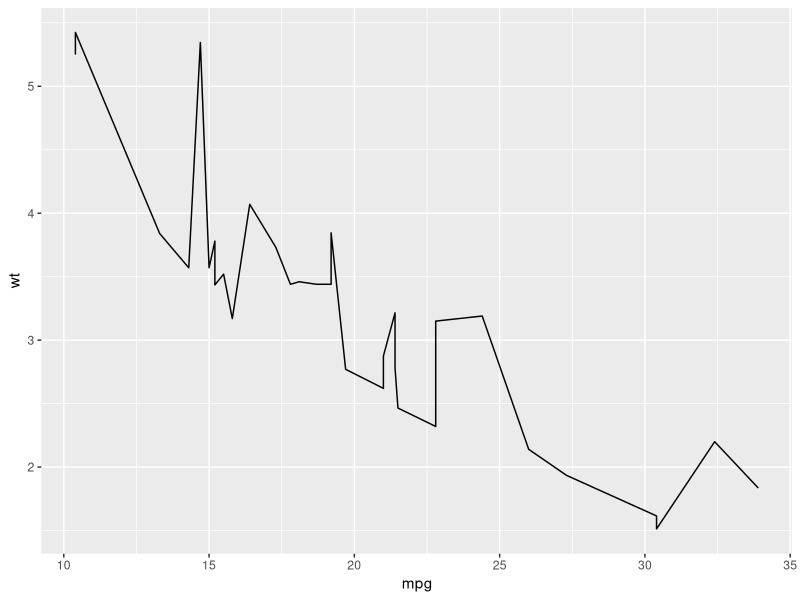

Write R code to recreate this figure.


#%%%%%%%%%%%%%%%%%%%%%%%%%%%%%%%%%%%%%%%%%%%%%%%%%%%%%%%%%%%%%%%%%%%%%%%%%%%%
#%%%%%%%%%%%%%%%%%%%%%%%%%%%%%%%%%%%%%%%%%%%%%%%%%%%%%%%%%%%%%%%%%%%%%%%%%%%%
# Einführung in die Open-Source-Software R----------------------------------
#%%%%%%%%%%%%%%%%%%%%%%%%%%%%%%%%%%%%%%%%%%%%%%%%%%%%%%%%%%%%%%%%%%%%%%%%%%%%
#%%%%%%%%%%%%%%%%%%%%%%%%%%%%%%%%%%%%%%%%%%%%%%%%%%%%%%%%%%%%%%%%%%%%%%%%%%%%


#%%%%%%%%%%%%%%%%%%%%%%%%%%%%%%%%%%%%%%%%%%%%%%%%%%%%%%%%%%%%%%%%%%%%%%%%%%%%
# Inhalt und (Lern-)Ziele  ------------------------------------------------
#%%%%%%%%%%%%%%%%%%%%%%%%%%%%%%%%%%%%%%%%%%%%%%%%%%%%%%%%%%%%%%%%%%%%%%%%%%%%
# In der Fortbildung lernen Sie die Programmiersprache R und die Entwicklungsumgebung RStudio kennen. Die Fortbildung richtet sich vor allem an Anfänger:innen, es sind keine Vorkenntnisse in R notwendig - Basiskenntnisse der Statistik sind jedoch von Vorteil. Wir empfehlen das Epidemiologist R Handbook, welches als Open Access Publikation online verfügbar ist, anzuschauen.
# In der Fortbildung erhalten Sie neben einer kurzen Einführung in die Grundlagen der Programmierung mit Base R, eine theoretische und praktische Einführung in die moderne Datenanalyse mit Tidyverse: Sie lernen Daten einzulesen, mit tidyr umzustrukturieren und mit dplyr zu verarbeiten und zu aggregieren. Außerdem lernen Sie in Ansätzen ggplot2 Grafiken und die Anwendung von R Markdown kennen. Begleitend erhalten Sie einen Einblick in einfache statistische Auswertungen mit R.
#
# Neben den theoretischen Einblicken, werden wir von Beginn an praktisch arbeiten und Sie erlernen, wie aus einem R-Skript ein Kurzbericht entstehen kann. Am zweiten Tag können Sie das Erlernte mit Ihren eigenen Daten nachvollziehen. Bringen Sie deshalb bitte einen eigenen Datensatz und eine einfache eigene Fragestellung zur Bearbeitung und Auswertung ihrer Daten mit.
#
# Vorausgesetzt wird: Ein Laptop auf dem R installiert ist (möglichst >= R version 4.1.3) und RStudio (möglichst >= 2022.07.1).


# Ein paar R-Weisheiten
# Man kann eigentlich nie über "R-Anfänger" hinauskommen
# R heißt zu 90% googlen

#%%%%%%%%%%%%%%%%%%%%%%%%%%%%%%%%%%%%%%%%%%%%%%%%%%%%%%%%%%%%%%%%%%%%%%%%%%%%
# Aufbau des Kurses und Repos------------------------------------------------
#%%%%%%%%%%%%%%%%%%%%%%%%%%%%%%%%%%%%%%%%%%%%%%%%%%%%%%%%%%%%%%%%%%%%%%%%%%%%
# Siehe Readme: https://jakobschumacher.github.io/Einfuehrung_R_OEGD/

#%%%%%%%%%%%%%%%%%%%%%%%%%%%%%%%%%%%%%%%%%%%%%%%%%%%%%%%%%%%%%%%%%%%%%%%%%%%%
# R ist ein Taschenrechner ------------------------------------------------
#%%%%%%%%%%%%%%%%%%%%%%%%%%%%%%%%%%%%%%%%%%%%%%%%%%%%%%%%%%%%%%%%%%%%%%%%%%%%

# Mit R können einfache Rechenaufgaben erledigt werden
3 + 2

# Neben einfachen Aufgaben können auch Komplexere bewältigt werden.
# Zum Beispiel Wurzel ziehen
sqrt(49)

# Es ist möglich einen Mittelwert zu berechnen.
mean(c(3,5,7,23,4))

# R kann auch eine Korrelation durchführen
cor(c(3,5,6,23,2,4,5), c(2,5,3,2,3,5,9))

#%%%%%%%%%%%%%%%%%%%%%%%%%%%%%%%%%%%%%%%%%%%%%%%%%%%%%%%%%%%%%%%%%%%%%%%%%%%%
# R ist eine Programmiersprache ---------------------------------------------
#%%%%%%%%%%%%%%%%%%%%%%%%%%%%%%%%%%%%%%%%%%%%%%%%%%%%%%%%%%%%%%%%%%%%%%%%%%%%
# Programmierung ist eine eigene Welt für sich.
# Wichtig zum Verständnis:
# Das Zeichen "#" ist ein Kommentar
# Das Zeichen "<-" ist eine Zuweisung zu einer Variablen
# Das Zeichen "%>%" ist ein Pipe-Parameter und verbindet zwei Dinge miteinander
# Das Zeichen "," ist ein Zeichen, dass etwas anderes anfängt
# Die Klammern "()" und "{}" werden an allen möglichen Stellen gebraucht
# Die Zeichenfolge NA steht für etwas nicht vorhandenes


# Mit R können Variablen gesetzt werden
a <- "Hallo"
b <- "Welt"
c(a,b)

# In R können Funktionen erstellt werden
# Programmierung der Funktion
meinefunktion <- function(x, y){
  x + y
}

# Ausführen der Funktion
meinefunktion(4,7)


#%%%%%%%%%%%%%%%%%%%%%%%%%%%%%%%%%%%%%%%%%%%%%%%%%%%%%%%%%%%%%%%%%%%%%%%%%%%%
# R ist nicht Excel ---------------------------------------------
#%%%%%%%%%%%%%%%%%%%%%%%%%%%%%%%%%%%%%%%%%%%%%%%%%%%%%%%%%%%%%%%%%%%%%%%%%%%%

# Man kann sich in R die Daten anzeigen lassen.
View(mtcars) # Zur Erläuterung: mtcars ist ein eingebauter Beispiel-Datensatz

# Aber man kann mit der Maus keine Zellen bearbeiten. Man verwendet auch keine
# Zellenbezüge wie z.B. A1:D4

# Bei R wird davon ausgegangen, dass man sich die Daten im Kopf vorstellt


#%%%%%%%%%%%%%%%%%%%%%%%%%%%%%%%%%%%%%%%%%%%%%%%%%%%%%%%%%%%%%%%%%%%%%%%%%%%%
# R kümmert sich um Daten ---------------------------------------------
#%%%%%%%%%%%%%%%%%%%%%%%%%%%%%%%%%%%%%%%%%%%%%%%%%%%%%%%%%%%%%%%%%%%%%%%%%%%%

# Essentiell zum Verständnis für R sind Datenklassen.

# character = ein Text
# numeric = eine Zahl
# factor = eine Gruppe
# date = ein Datum
# logical = ein Ja/Nein Wert
# data.frame = ein tabellarischer Datensatz
# list = eine Sammlung von Klassen


# Für bestimmte Anwendungsfälle gibt es bestimmte Datenklassen

# Graphisches-Objekt
# Karten-Objekt
# Soziales Netzwerk-Objekt
# ... und sehr sehr viel mehr


# Man kann sich Datenklassen mit dem Befehl class() anschauen
class(2)
class("Hallo Welt")

# Manche Datenklassen kann man in eine andere umwandeln
farben <- c("blau", "rot", "grün")
class(farben)
farben <- factor(farben)
class(farben)

# Es gibt Datenklassen für eine Sammlung von Datenpunkten
# ein data.frame entspricht einen Tabellenblatt bei Excel
tiertabelle <- data.frame(name = c("Hund", "Schlange", "Giraffe"), hoehe = c(1.1,0.2,9), fell = c("ja", "nein", "ja"))

# Eine Liste ist eine Sammlung von verschiedenen nicht einheitlichen Datenpunkten
kuenstlicheliste <- list(farben, tiertabelle, c(3,6,1,2,5))

#%%%%%%%%%%%%%%%%%%%%%%%%%%%%%%%%%%%%%%%%%%%%%%%%%%%%%%%%%%%%%%%%%%%%%%%%%%%%
# R ist eigentlich eine Sammlung von kleinen Programmen---------------------
#%%%%%%%%%%%%%%%%%%%%%%%%%%%%%%%%%%%%%%%%%%%%%%%%%%%%%%%%%%%%%%%%%%%%%%%%%%%%

# In R funktioniert sehr vieles durch Zusatzpakete. Es gibt den R-Kern: base-r
# Dazu gibt es tausende von weiteren Paketen. Im Regelfall braucht man für bestimmte
# Anwendungen bestimmte Pakete. Und eigentlich kann man nicht gut sagen:
# "Ich kann R" sondern man muss sagen: "Ich kann tidyverse".
# Alle Pakete müssen am Anfang geladen werden.
# Das geht mit library()

# Das bekannteste Paket für Graphiken heißt ggplot2 mit dem zentralen Befehl ggplot()
install.packages("ggplot2")
library(ggplot2)


ggplot(mtcars) +
  aes(x = mpg, y = wt) +
  geom_line()


# Die bekanntesten Pakete für Datenmanagement heißen tidyr und dplyr, die beide in der Paketsammlung von tidyverse enthalten sind
install.packages("tidyverse")
library(tidyverse)
